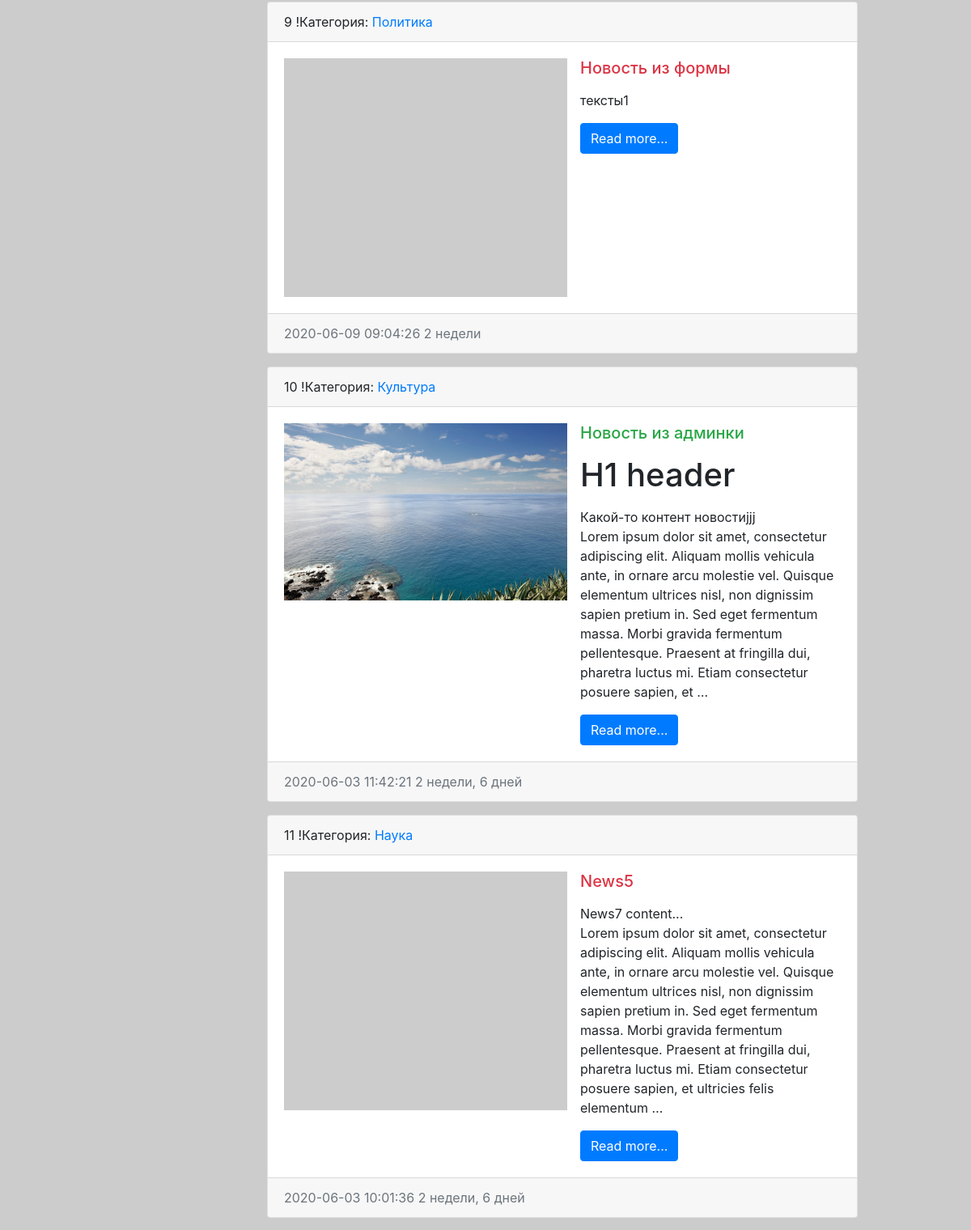
Before: / (middle part) with the older database file.
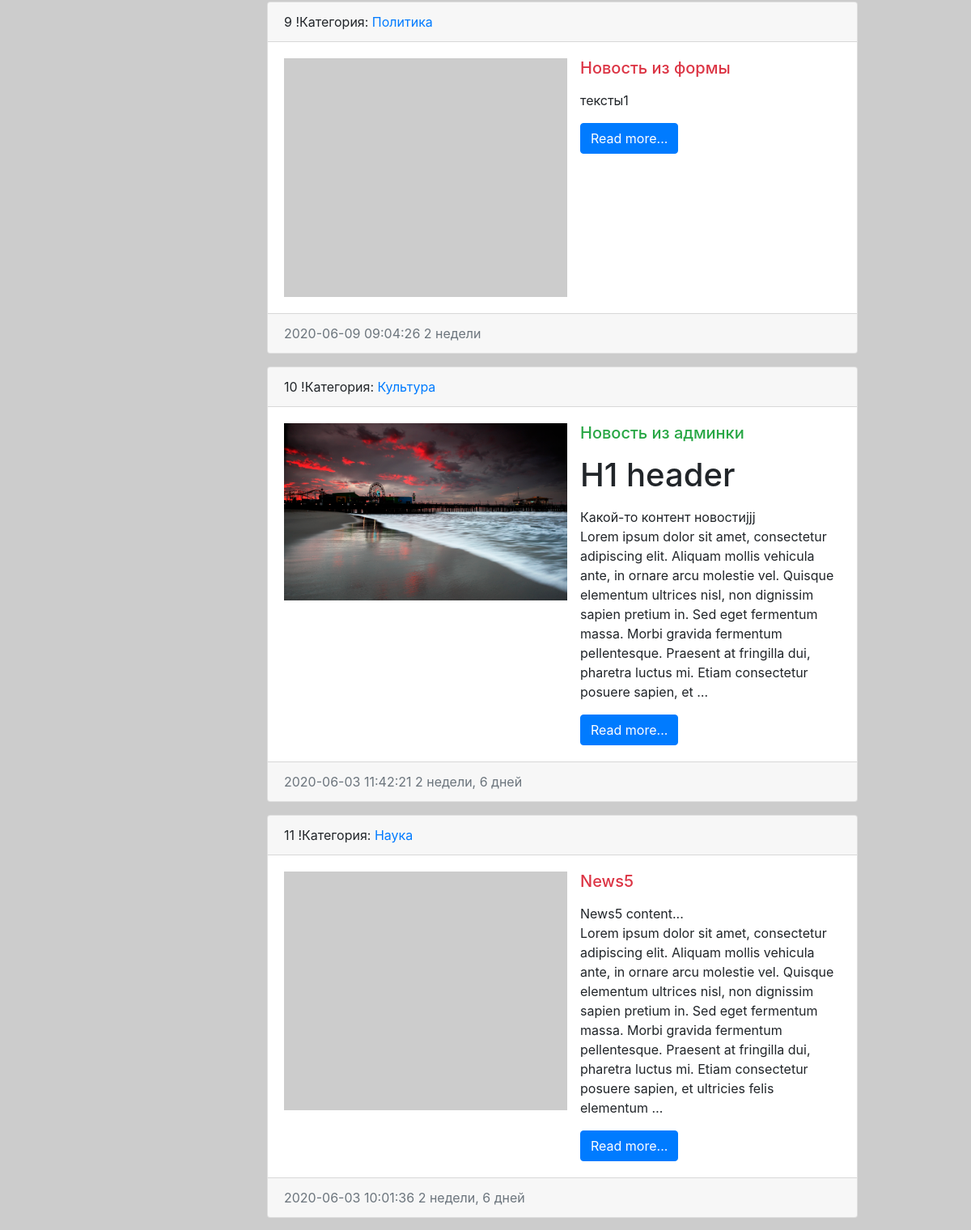
After: the same page with the newer database file.
### news/models.py (models this page shows, shortened)
class News(models.Model):
    title = models.CharField(max_length=150, verbose_name='Наименование')
    content = models.TextField(blank=True, verbose_name='Контент')
    created_at = models.DateTimeField(auto_now_add=True, verbose_name='Дата публикации')
    updated_at = models.DateTimeField(auto_now=True, verbose_name='Обновлено')
    photo = models.ImageField(upload_to='photos/%Y/%m/%d/', verbose_name='Фото', blank=True)
    is_published = models.BooleanField(default=True, verbose_name='Опубликовано?')
    category = models.ForeignKey('Category', on_delete=models.PROTECT,  verbose_name='Категория', related_name='get_news')
    views = models.IntegerField(default=0)
    def get_absolute_url(self):
        return reverse('view_news', kwargs={'pk': self.pk})
    class Meta:
        verbose_name='Новость'
        verbose_name_plural = 'Новости'
        ordering = ['-created_at']

class Category(models.Model):
    title = models.CharField(max_length=150, verbose_name='Категория', db_index=True)
    class Meta:
        verbose_name='Категория'
        verbose_name_plural = 'Категории'
        ordering = ['title']
    def get_absolute_url(self):
        return reverse('category',kwargs={'category_id':self.pk})
    def __str__(self):
        return f'{self.title}'

### news/views.py (the view)
# urls.py: path('', HomeNews.as_view(), name='home'),
class HomeNews(ListView):
    model = News #по сути сделали news = News.objects.all()
    template_name = 'news/home_news_list.html'
    context_object_name = 'news'
    queryset = News.objects.select_related('Category')
    def get_context_data(self, *, object_list=None, **kwargs):
        context = super().get_context_data(**kwargs)
        context['title'] = 'Главная страница'
        return context
    def get_queryset(self):
        return News.objects.filter(is_published=True).select_related('category')

### news/templatetags/news-tags.py (called while the page is built)
@register.inclusion_tag('news/list_categories.html')
def show_categories(arg1='hello', arg2='world'):
    categories = Category.objects.annotate(cnt=Count('get_news')).filter(cnt__gt=0)
    return {"categories":categories,'arg1':arg1, 'arg2':arg2}

### news/templates/news/home_news_list.html (shortened to what this page needs)
{%extends 'base.html'%}
{% block content %}
    {% for item in news %}
    <div class="card mb-3">
      <div class="card-header">
        {{ forloop.counter}}
        !Категория: <a href="{{item.category.get_absolute_url}}"> {{ item.category}}</a>
      </div>
      <div class="card-body">
        <div class="media">
          {% if item.photo%}
          <img src="{{ item.photo.url }}" alt="" width="350" class="mr-3">
          {% else%}
          <img src="https://picsum.photos/id/237/200/300" alt="" width="350" class="mr-3">
          {% endif %}
          <div class="media-body">
            <h5 class="card-title {%cycle 'text-danger' 'text-success'%}">{{ item.title }}</h5>
            <p class="card-text">{{ item.content|safe|linebreaks|truncatewords:50}}</p>
            <a href="{{item.get_absolute_url}}" class="btn btn-primary">Read more...</a>
          </div>
        </div>
      </div>
      <div class="card-footer text-muted">
        {{ item.created_at|date:"Y-m-d H:i:s" }}
        {{ item.created_at|timesince }}
      </div>
    </div>
    {% endfor %}
{%endblock%}

### templates/base.html (shortened to what this page needs)
{% load static %}
<!doctype html>
<html lang="en">
  <head>
    <link rel="stylesheet" href="{%static 'bootstrap/css/bootstrap.min.css' %}">
    <link rel="stylesheet" href="{%static 'css/style.css' %}">
  </head>
  <body>
<div class="container mt-3">
    <div class="row">
        <div class="col-sm-3">
        </div>
        <div class="col-md-8">
            {% block content %} CONTENT {%endblock%}
        </div>
    </div>
</div>
  </body>
</html>

### templates/inc/_sidebar.html (shortened to what this page needs)
{% load news-tags%}

### mysite/static/css/style.css (style rules this page uses)
body { background-color: #ccc; }

Changed rows visible on the page:
changed News "Новость из админки": photo: a different picture
changed News "News5": content "News7 content... Lorem ipsum dolor…" → "News5 content... Lorem ipsum dolor…"
